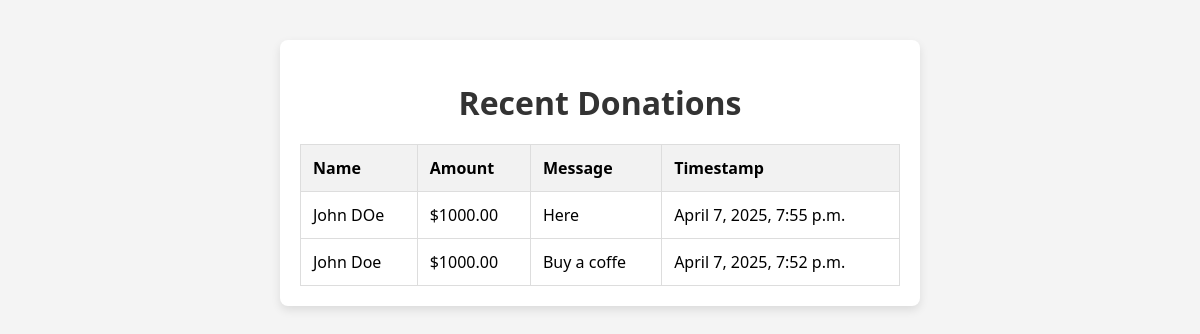
The page /leaderboard/ on the database as committed earlier.
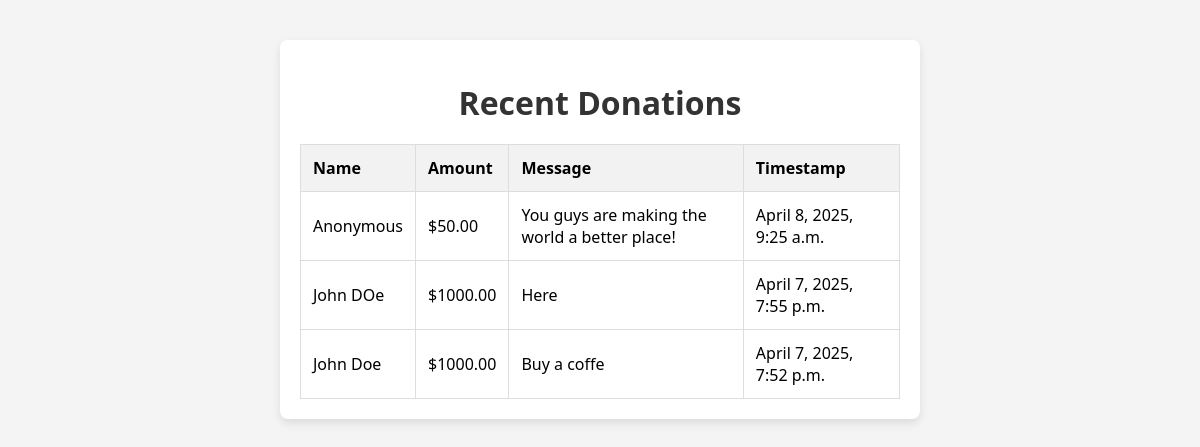
The same page on the database as committed later.
### donations/models.py (models this page shows, shortened)
class Donation(models.Model):
    name = models.CharField(max_length=100, blank=True)
    amount = models.DecimalField(max_digits=10, decimal_places=2)
    message = models.TextField(blank=True)
    timestamp = models.DateTimeField(auto_now_add=True)

### donations/views.py (the view)
# urls.py: path('leaderboard/', views.leaderboard_view, name='leaderboard'),  # See all donations
def leaderboard_view(request):
    donations = Donation.objects.order_by('-timestamp')  # Newest first
    return render(request, 'donations/leaderboard.html', {'donations': donations})

### donations/templates/donations/leaderboard.html (shortened to what this page needs)
<!DOCTYPE html>
<html>
<head>
    {% load static %}
    <link rel="stylesheet" href="{% static 'donations/style.css' %}">
</head>
<body>
    <div class="container">
        <h1>Recent Donations</h1>
        <table border="1" cellpadding="10">
            <tr>
                <th>Name</th>
                <th>Amount</th>
                <th>Message</th>
                <th>Timestamp</th>
            </tr>
            {% for donation in donations %}
            <tr>
                <td>{{ donation.name|default:"Anonymous" }}</td>
                <td>${{ donation.amount }}</td>
                <td>{{ donation.message }}</td>
                <td>{{ donation.timestamp }}</td>
            </tr>
            {% empty %}
            <tr><td colspan="4">No donations yet.</td></tr>
            {% endfor %}
        </table>
    </div>
</body>
</html>

Rows that differ between the two databases and show on the page:
added Donation: name "Anonymous", amount "50.00", message "You guys are making the world a better place!", timestamp "April 8, 2025, 9:25 a.m."
